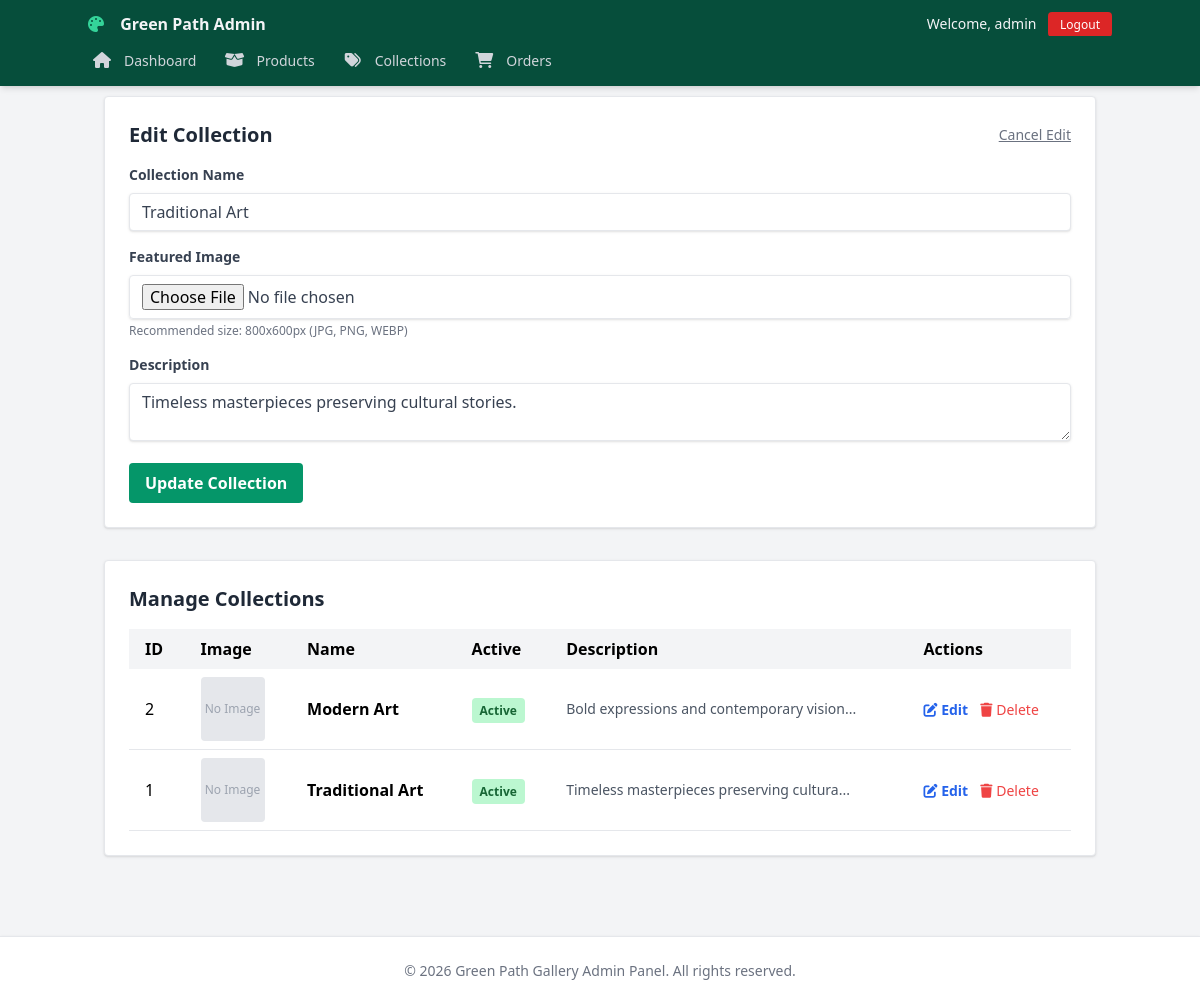
/admin/categories.php?edit=1 (signed in), run on the app's committed database.
### tables this page shows
CREATE TABLE IF NOT EXISTS categories (
    id INT AUTO_INCREMENT PRIMARY KEY,
    name VARCHAR(100) NOT NULL,
    slug VARCHAR(100) NOT NULL UNIQUE,
    description TEXT,
    image_path VARCHAR(255),
    is_active BOOLEAN DEFAULT TRUE,
    created_at TIMESTAMP DEFAULT CURRENT_TIMESTAMP
);

### admin/categories.php (the view, shortened to what this page needs)
<?php include 'includes/header.php';
$edit_mode = false;
$edit_data = null;
if (isset($_GET['edit'])) {
    $edit_mode = true;
    $id = intval($_GET['edit']);
    $result = $conn->query("SELECT * FROM categories WHERE id=$id");
    $edit_data = $result->fetch_assoc();
}
?>
<div class="w-full bg-white border rounded shadow p-6 mb-8">
    <div class="flex justify-between items-center mb-4">
        <h2 class="text-xl font-bold text-gray-800"><?php echo $edit_mode ? 'Edit Collection' : 'Add New Collection'; ?>
        </h2>
        <?php if ($edit_mode): ?>
            <a href="categories.php" class="text-sm text-gray-500 hover:text-gray-700 underline">Cancel Edit</a>
        <?php endif; ?>
    </div>
    <form method="POST" action="categories.php" enctype="multipart/form-data" class="flex flex-col gap-4">
        <div>
            <label class="block text-gray-700 text-sm font-bold mb-2">Collection Name</label>
            <input type="text" name="name" value="<?php echo htmlspecialchars($edit_data['name'] ?? ''); ?>" required
                class="shadow appearance-none border rounded w-full py-2 px-3 text-gray-700 leading-tight focus:outline-none focus:shadow-outline focus:border-emerald-500">
        </div>
        <div>
            <label class="block text-gray-700 text-sm font-bold mb-2">Featured Image</label>
            <input type="file" name="image" accept="image/*"
                class="shadow appearance-none border rounded w-full py-2 px-3 text-gray-700 leading-tight focus:outline-none focus:shadow-outline focus:border-emerald-500">
            <p class="text-xs text-gray-500 mt-1">Recommended size: 800x600px (JPG, PNG, WEBP)</p>
        </div>
        <div>
            <label class="block text-gray-700 text-sm font-bold mb-2">Description</label>
            <textarea name="description"
                class="shadow appearance-none border rounded w-full py-2 px-3 text-gray-700 leading-tight focus:outline-none focus:shadow-outline focus:border-emerald-500"><?php echo htmlspecialchars($edit_data['description'] ?? ''); ?></textarea>
        </div>
        <button type="submit" name="save_category"
            class="bg-emerald-600 hover:bg-emerald-700 text-white font-bold py-2 px-4 rounded focus:outline-none focus:shadow-outline w-max">
            <?php echo $edit_mode ? 'Update Collection' : 'Add Collection'; ?>
        </button>
    </form>
</div>
<div class="w-full bg-white border rounded shadow p-6">
    <h2 class="text-xl font-bold mb-4 text-gray-800">Manage Collections</h2>
    <table class="w-full text-left table-auto">
        <thead>
            <tr class="bg-gray-100">
                <th class="px-4 py-2">ID</th>
                <th class="px-4 py-2">Image</th>
                <th class="px-4 py-2">Name</th>
                <th class="px-4 py-2">Active</th>
                <th class="px-4 py-2">Description</th>
                <th class="px-4 py-2">Actions</th>
            </tr>
        </thead>
        <tbody>
            <?php
            $result = $conn->query("SELECT * FROM categories ORDER BY id DESC");
            while ($row = $result->fetch_assoc()):
                $is_active = $row['is_active'];
                ?>
                <tr class="border-b">
                    <td class="px-4 py-2"><?php echo $row['id']; ?></td>
                    <td class="px-4 py-2">
                        <?php if ($row['image_path']): ?>
                            <img src="../<?php echo $row['image_path']; ?>" alt="Collection Image"
                                class="w-16 h-16 object-cover rounded">
                        <?php else: ?>
                            <div class="w-16 h-16 bg-gray-200 rounded flex items-center justify-center text-gray-400 text-xs">No
                                Image</div>
                        <?php endif; ?>
                    </td>
                    <td class="px-4 py-2 font-bold"><?php echo htmlspecialchars($row['name']); ?></td>
                    <td class="px-4 py-2">
                        <a href="categories.php?toggle_status=<?php echo $row['id']; ?>"
                            class="px-2 py-1 rounded text-xs font-bold <?php echo $is_active ? 'bg-green-200 text-green-800' : 'bg-red-200 text-red-800'; ?>">
                            <?php echo $is_active ? 'Active' : 'Inactive'; ?>
                        </a>
                    </td>
                    <td class="px-4 py-2 text-sm text-gray-600">
                        <?php echo substr(htmlspecialchars($row['description']), 0, 40) . '...'; ?></td>
                    <td class="px-4 py-2">
                        <a href="categories.php?edit=<?php echo $row['id']; ?>"
                            class="text-blue-600 hover:text-blue-800 text-sm mr-2 font-bold"><i class="fas fa-edit"></i>
                            Edit</a>
                        <a href="categories.php?delete=<?php echo $row['id']; ?>" onclick="return confirm('Are you sure?')"
                            class="text-red-500 hover:text-red-700 text-sm"><i class="fas fa-trash"></i> Delete</a>
                    </td>
                </tr>
            <?php endwhile; ?>
        </tbody>
    </table>
</div>
<?php include 'includes/footer.php'; ?>

### admin/includes/header.php (style rules this page uses)
body { font-family: 'Inter', sans-serif; }

### data on the page
categories: name "Traditional Art", description "Timeless masterpieces preserving cultural stories.", id "1", shows "No Image", is_active "Active", description "Timeless masterpieces preserving cultura"
categories: id "2", shows "No Image", name "Modern Art", is_active "Active", description "Bold expressions and contemporary vision"

### other printed values
$_SESSION['admin_username'] "admin"
